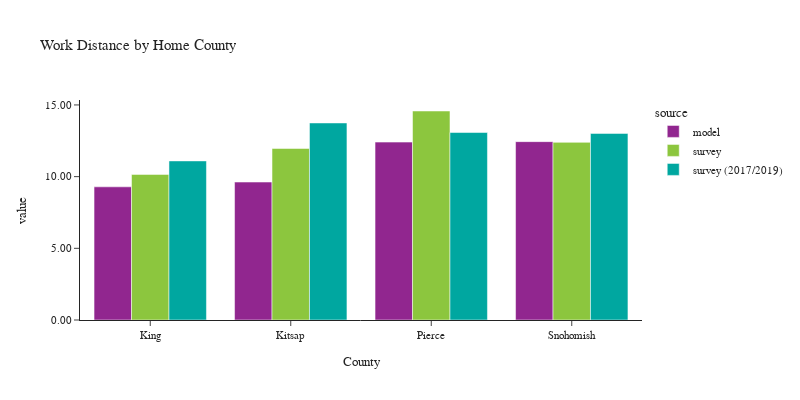

This figure's notebook cell:
### Code cell
plot_work_location(df_workers, 'CountyName_home', 'Home County', 'County')

### Figure 1 — Plotly figure (JSON) as saved in the notebook; plotly's stock layout.template omitted (floating-point values rounded to 4 significant figures)
{"data": [{"alignmentgroup": "True", "customdata": [[1255955], [119301], [406301], [428544]], "hovertemplate": "source=model<br>CountyName_home=%{x}<br>value=%{y}<br>sample count=%{customdata[0]}<extra></extra>", "legendgroup": "model", "marker": {"color": "#91268F", "pattern": {"shape": ""}}, "name": "model", "offsetgroup": "model", "orientation": "v", "showlegend": true, "textposition": "auto", "type": "bar", "x": ["King", "Kitsap", "Pierce", "Snohomish"], "xaxis": "x", "y": [9.288, 9.622, 12.41, 12.44], "yaxis": "y"}, {"alignmentgroup": "True", "customdata": [[1937], [125], [250], [294]], "hovertemplate": "source=survey<br>CountyName_home=%{x}<br>value=%{y}<br>sample count=%{customdata[0]}<extra></extra>", "legendgroup": "survey", "marker": {"color": "#8CC63E", "pattern": {"shape": ""}}, "name": "survey", "offsetgroup": "survey", "orientation": "v", "showlegend": true, "textposition": "auto", "type": "bar", "x": ["King", "Kitsap", "Pierce", "Snohomish"], "xaxis": "x", "y": [10.15, 11.96, 14.58, 12.39], "yaxis": "y"}, {"alignmentgroup": "True", "customdata": [[4683], [139], [407], [366]], "hovertemplate": "source=survey (2017/2019)<br>CountyName_home=%{x}<br>value=%{y}<br>sample count=%{customdata[0]}<extra></extra>", "legendgroup": "survey (2017/2019)", "marker": {"color": "#00A7A0", "pattern": {"shape": ""}}, "name": "survey (2017/2019)", "offsetgroup": "survey (2017/2019)", "orientation": "v", "showlegend": true, "textposition": "auto", "type": "bar", "x": ["King", "Kitsap", "Pierce", "Snohomish"], "xaxis": "x", "y": [11.1, 13.74, 13.08, 13.01], "yaxis": "y"}], "layout": {"barmode": "group", "font": {"size": 11}, "height": 400, "legend": {"title": {"text": "source"}, "tracegroupgap": 0}, "title": {"text": "Work Distance by Home County"}, "width": 800, "xaxis": {"anchor": "y", "domain": [0.0, 1.0], "title": {"text": "County"}}, "yaxis": {"anchor": "x", "domain": [0.0, 1.0], "tickformat": ".2f", "title": {"text": "value"}}}}
